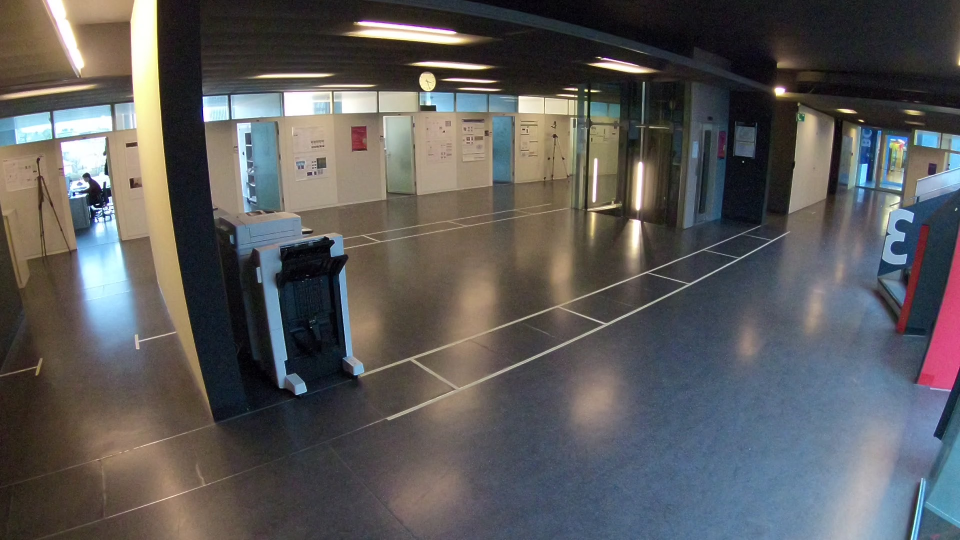
#> input picture examples/frame_cam0_distorted.JPG, 1920 x 1080 px (shown at 1/2 size)
$ python linear_transform.py -i ../examples -o out -a 1.0 -b 1.0   (older library calls are emulated)
#> lines starting #> are read from the running program, lines starting #| are printed output that depends on the picture
### pypom/utils.py
#!/usr/bin/env python
""" Utility functions.
"""

import numpy as np
import cv2
import os
import imageio
import glob
import re
import json
import yaml
import pickle
import shutil
import multiprocessing
import itertools
from scipy.linalg import logm, expm

__author__ = "Leonardo Citraro"

class Parallel(object):

    def __init__(self, threads=8):
        self.threads = threads
        self.p = multiprocessing.Pool(threads)

    # [38 lines left out: functions __call__, split_iterable, join_iterable, transform_points, not called in this run]

def project_KRt(world_points, R, t, K, dist=None):
    rvec = cv2.Rodrigues(R)[0]
    return cv2.projectPoints(world_points, rvec, t, K, None)[0].reshape(-1,2)

# [35 lines left out: functions json_read, json_write, yaml_read, yaml_write, pickle_read, pickle_write, not called in this run]

def sort_nicely(l):
    """ Sort the given list in the way that humans expect.
    """
    convert = lambda text: int(text) if text.isdigit() else text
    alphanum_key = lambda key: [ convert(c) for c in re.split('([0-9]+)', key) ]
    return sorted(l, key=alphanum_key)

def mkdir(directory):
    directory = os.path.abspath(directory)
    if not os.path.exists(directory):
        os.makedirs(directory)

# [4 lines left out: function rmdir, not called in this run]

def find_images(file_or_folder, hint=None):
#> called with file_or_folder = '../examples', hint = '*'
    if hint is not None:
        file_or_folder = os.path.join(file_or_folder, hint)
    filenames = [f for f in glob.glob(file_or_folder)]
    filenames = sort_nicely(filenames)
    filename_images = []
    for filename in filenames:
        if os.path.isfile(filename):
            _, extension = os.path.splitext(filename)
            if extension.lower() in [".jpg",".jpeg",".bmp",".tiff",".png",".gif"]:
                filename_images.append(filename)
    return filename_images

# [14 lines left out: functions undistort, rgb2gray, not called in this run]

def load_image(filename, gray=False):
#> called with filename = '../examples/frame_cam0_distorted.JPG', gray = False
    if os.path.isfile(filename):
        image = imageio.imread(filename)
#> image is the input picture: shape (1080, 1920, 3); mean R, G, B 91.5, 90.4, 90.5

        # in the case the image is a PNG with 4 channels
        # we dump the last channel which is the "transparent"
        if np.ndim(image)==3:
            if gray:
                return rgb2gray(image[:,:,:3])
            else:
                return image[:,:,:3]
        else:
            return image
    else:
        raise ValueError("Filename doesn't exists! - {}".format(filename))

def save_image(filename, image, quality='best'):
    if image is not None:
        directory = os.path.dirname(os.path.abspath(filename))
        if not os.path.exists(directory):
            os.makedirs(directory)

        _, extension = os.path.splitext(filename)
        if extension.lower() == '.png':
            if quality == 'best':
                imageio.imsave(filename, image, compress_level=0)
            elif quality == 'medium':
                imageio.imsave(filename, image, compress_level=4)
            elif quality == 'low':
                imageio.imsave(filename, image, compress_level=9)
            else:
                imageio.imsave(filename, image)
        elif extension.lower() in [".jpg",".jpeg"]:
            if quality == 'best':
                imageio.imsave(filename, image, quality=100)
            elif quality == 'medium':
                imageio.imsave(filename, image, quality=75)
            elif quality == 'low':
                imageio.imsave(filename, image, quality=40)
            else:
                imageio.imsave(filename, image)
        elif extension.lower() in [".bmp",".tiff",".gif"]:
            imageio.imsave(filename, image)
        else:
            raise ValueError("Image format ({}) not covered.".format(extension))

# [106 lines left out: functions downsample_image, upsample_image, compute_edges, gaussian_blurring, draw_points, dict_try_retrieve and 2 more, not called in this run]

def scale_homography_left(H, scale):
    S = np.array([[scale, 0, 0], [0, scale, 0], [0,0,1]])
    return np.dot(S, H)

def scale_homography_right(H, scale):
    S = np.array([[scale, 0, 0], [0, scale, 0], [0,0,1]])
    return np.dot(H, S)

def rotmatrix_to_rotvector(R):
    return logm(R)[[2, 0, 1], [1, 2, 0]]

# [15 lines left out: functions rotvector_to_rotmatrix, invert_Rt, homography_from_Rt, not called in this run]

unit_conversion  =  {"cm":{"cm":lambda x: x,
                           "m":lambda x: x*0.01,
                           "ft":lambda x: x*0.0328084,
                           "in":lambda x: x*0.393701},
                     "m" :{"cm":lambda x: x*100,
                           "m":lambda x: x,
                           "ft":lambda x: x*3.28084,
                           "in":lambda x: x*39.3701},
                     "ft":{"cm":lambda x: x*30.48,
                           "m":lambda x: x*0.3048,
                           "ft":lambda x: x,
                           "in":lambda x: x*12},
                     "in":{"cm":lambda x: x*2.54,
                           "m":lambda x: x*0.0254,
                           "ft":lambda x: x*0.0833333,
                           "in":lambda x: x}}

def value_unit_conversion(value, in_unit="cm", out_unit="cm"):
    return unit_conversion[in_unit][out_unit](value)

### scripts/linear_transform.py
#!/usr/bin/env python3
import cv2
import argparse
import os
import sys
import inspect
import numpy as np

from pypom import utils

__author__ = "Leonardo Citraro"

def main(input_folder="",
         output_folder="",
         a=1.0,
         b=0.0):
    """

    """

    print("input_folder:", input_folder)
    print("output_folder:", output_folder)
    print("a:", a)
    print("b:", b)

    filenames = utils.find_images(input_folder, "*")
    print("Found {} images".format(len(filenames)))

    utils.mkdir(output_folder)

    for filename in filenames:

        print("Transformating image {}..".format(os.path.basename(filename)))

        img = utils.load_image(filename)

        img = np.float32(img)
        img = img*a+b
        img = np.uint8(np.around(img))
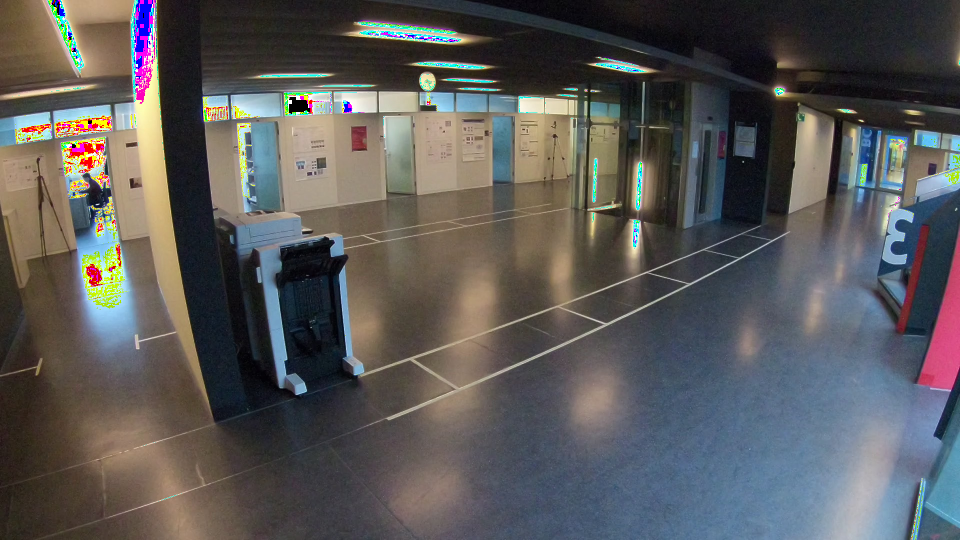
#> img: shape (1080, 1920, 3) (shown at 1/2 size); mean R, G, B 90.7, 89.5, 88.9

        utils.save_image(os.path.join(output_folder, os.path.basename(filename)), img)
#> pass 2 of the loop in main, `for filename in filenames:`:
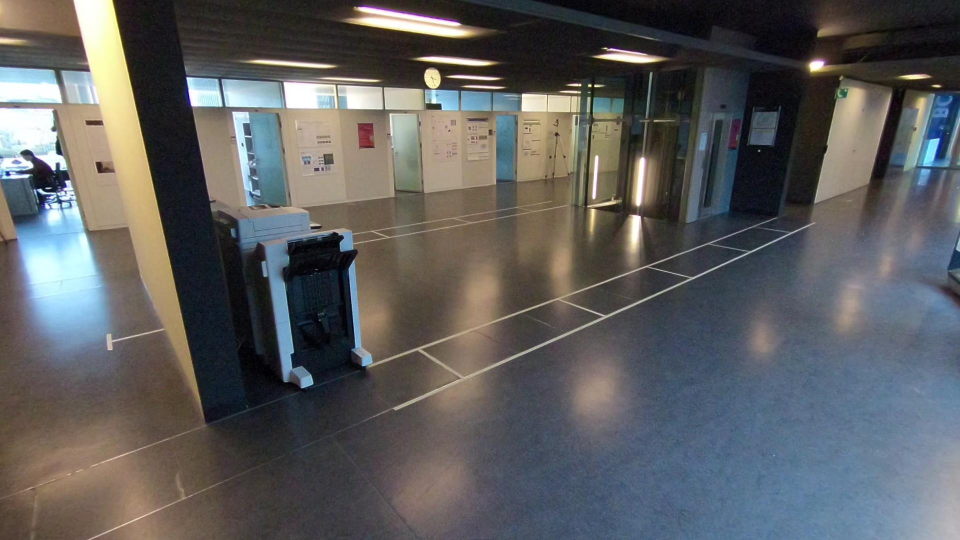
#> input picture examples/frame_cam0_undistorted.JPG, 1920 x 1080 px (shown at 1/2 size)
#> in load_image, image is the input picture: shape (1080, 1920, 3); mean R, G, B 93.5, 93.9, 94.6
#> in main, `img = np.uint8(np.around(img))`:
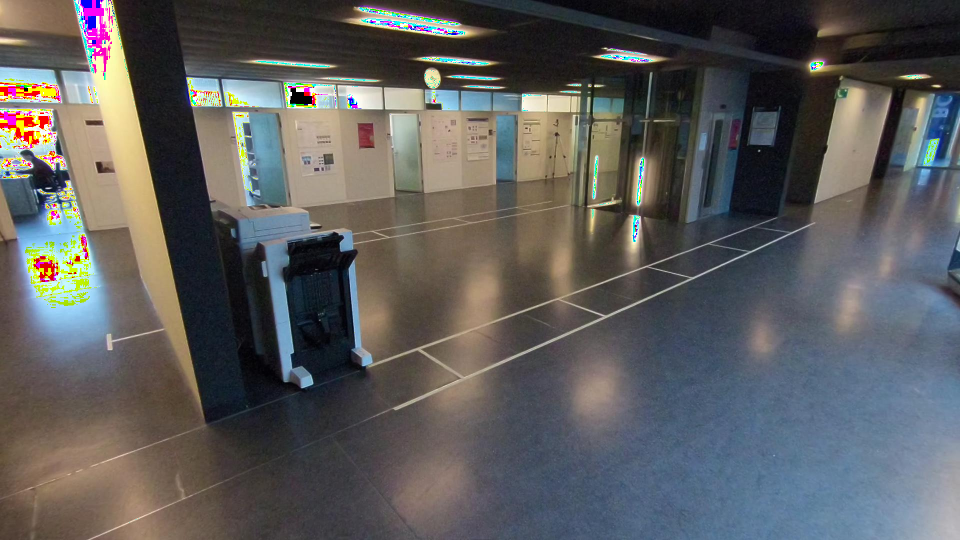
#> img: shape (1080, 1920, 3) (shown at 1/2 size); mean R, G, B 93.4, 93, 92.9

if __name__ == "__main__":

    parser = argparse.ArgumentParser()
    parser.add_argument("--input_folder", "-i", type=str, required=True)
    parser.add_argument("--output_folder", "-o", type=str, required=True)
    parser.add_argument("--a", "-a", type=float, default=1.0, required=True)
    parser.add_argument("--b", "-b", type=float, default=0.0, required=True)

    args = parser.parse_args()
    main(**vars(args))
